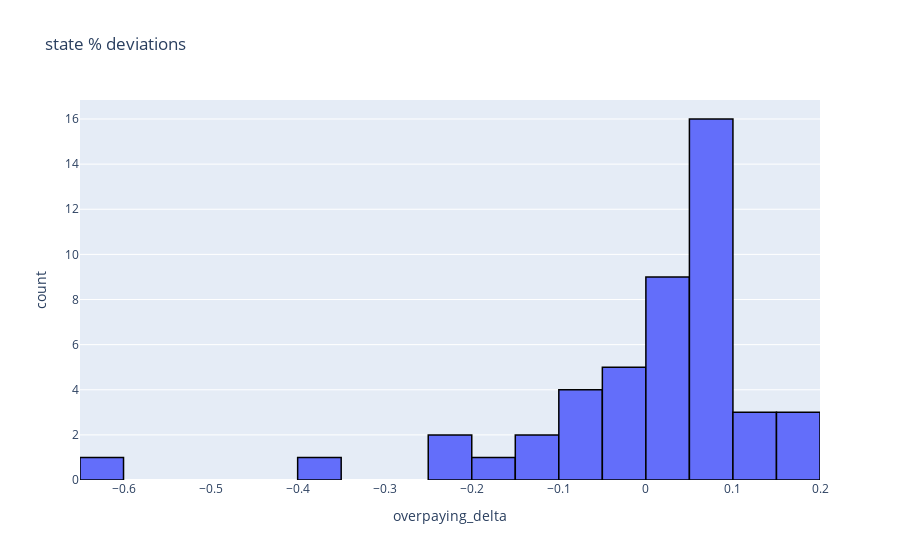

The cell this chart's notebook holds for it:
### Code cell
## histogram

merged_state[['state', 'overpaying_delta']]

graph_col = 'overpaying_delta'
nbins = 20
title = 'state % deviations'
fig = px.histogram(merged_state, x=graph_col, nbins=nbins, title=title)
fig.update_traces(marker_line_color='black', marker_line_width=1.5)
fig.show()
# sns.histplot(merged_state['overpaying_delta'], kde=False, bins=10)

### Figure 1 — Plotly figure (JSON) as saved in the notebook; plotly's stock layout.template omitted (floating-point values rounded to 4 significant figures)
{"data": [{"alignmentgroup": "True", "bingroup": "x", "hovertemplate": "overpaying_delta=%{x}<br>count=%{y}<extra></extra>", "legendgroup": "", "marker": {"color": "#636efa", "line": {"color": "black", "width": 1.5}, "pattern": {"shape": ""}}, "name": "", "nbinsx": 20, "offsetgroup": "", "orientation": "v", "showlegend": false, "type": "histogram", "x": [0.1218, 0.07772, 0.037, 0.02634, 0.1356, -0.1195, -0.6409, 0.06682, -0.2464, 0.06005, -0.06724, -0.3897, -0.0595, 0.04341, 0.04626, 0.1614, 0.04064, -0.001522, 0.162, 0.1849, 0.07726, -0.1461, 0.116, 0.0944, 0.06976, -0.2105, -0.08553, -0.04973, 0.09249, 0.09264, 0.06138, -0.01416, 0.05694, -0.1517, 0.0846, 0.06878, 0.05438, 0.08701, -0.09599, 0.01933, 0.01265, 0.05046, 0.0636, 0.0001075, -0.02836, 0.04897, -0.007953], "xaxis": "x", "yaxis": "y"}], "layout": {"barmode": "relative", "legend": {"tracegroupgap": 0}, "title": {"text": "state % deviations"}, "xaxis": {"anchor": "y", "domain": [0, 1], "title": {"text": "overpaying_delta"}}, "yaxis": {"anchor": "x", "domain": [0, 1], "title": {"text": "count"}}}}
